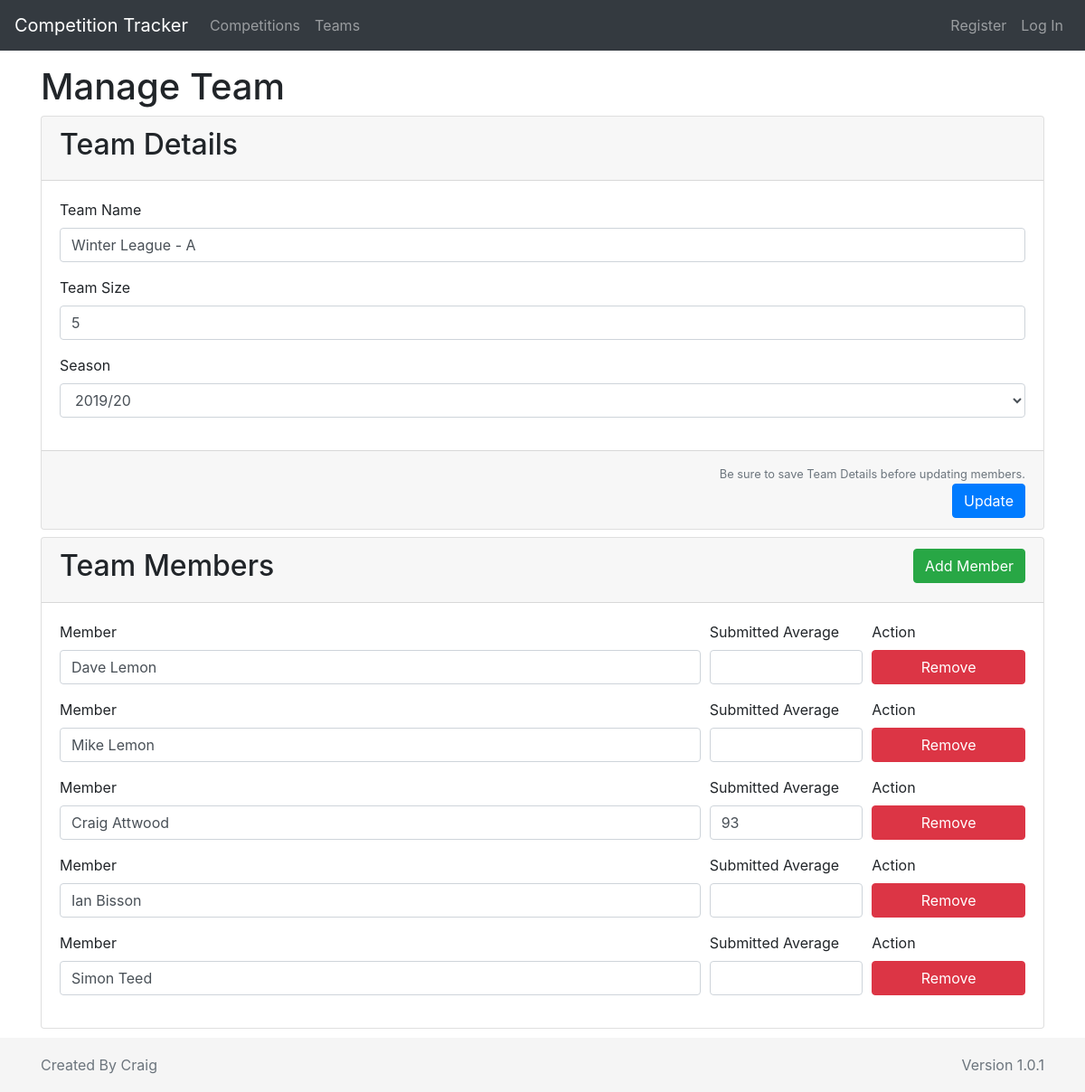
Page /teams/edit/1 on the committed database.
### tables this page shows
CREATE TABLE team (
    id INTEGER PRIMARY KEY AUTOINCREMENT,
    team_name TEXT NOT NULL,
    team_size INTEGER NULL,
    season TEXT NOT NULL
);

CREATE TABLE teamMembers (
    id INTEGER PRIMARY KEY AUTOINCREMENT,
    user_id INTEGER NOT NULL,
    team_id INTEGER NOT NULL
, submitted_avg DECIMAL);

CREATE TABLE user (
  id INTEGER PRIMARY KEY AUTOINCREMENT,
  first_name TEXT NOT NULL,
  surname TEXT NOT NULL,
  username TEXT UNIQUE NOT NULL,
  --password TEXT NOT NULL
  password TEXT,
  permission_level TEXT DEFAULT "user" NOT NULL
);

### winter_league/team.py (the view)
@bp.route('/edit/<int:id>' , methods=('GET', 'POST'))
def team_edit(id):
    db = get_db()
    users = db.execute('SELECT id, first_name, surname FROM user').fetchall()
    db.commit()
    if request.method == 'POST':
        print("Editing Team")
        team_name = request.form['team_name']
        team_size = request.form['team_size']
        season = request.form['season']
        cursor = db.cursor()
        cursor.execute(
            'UPDATE team'
            ' SET team_name = ?'
            ', team_size = ?'
            ', season = ?'
            ' WHERE id=?', (team_name, team_size, season, id)
        )
        db.commit()
        return redirect(url_for('team.index'))
    elif request.method == 'GET':
        team_details = db.execute(
            'SELECT '
            'team.id as team_id'
            ', team.team_name'
            ', team.team_size'
            ', team.season '
            ', teamMembers.id as tm_id'
            ', teamMembers.user_id'
            ', teamMembers.team_id'
            ', teamMembers.submitted_avg'
            ', user.id'
            ', user.first_name'
            ', user.surname '
            'FROM team'
            ' left join teamMembers '
            ' on team.id = teamMembers.team_id'
            ' left join user'
            ' on teamMembers.user_id = user.id'
            ' WHERE team.id =' + str(id)
        ).fetchall()
    return render_template('postal/edit_team.html', team_details=team_details, users=users)

### winter_league/auth.py (called while the page is built)
@bp.before_app_request
def load_logged_in_user():
    user_id = session.get('user_id')
    if user_id is None:
        g.user = None
    else:
        g.user = get_db().execute(
            'SELECT * FROM user WHERE id = ?', (user_id,)
        ).fetchone()

### winter_league/db.py (called while the page is built)
def get_db():
    if 'db' not in g:
        g.db = sqlite3.connect(
            current_app.config['DATABASE'],
            detect_types=sqlite3.PARSE_DECLTYPES
        )
        g.db.row_factory = sqlite3.Row
    return g.db

### winter_league/templates/postal/edit_team.html (shortened to what this page needs)
{% extends 'base.html' %}
{% block header %}
  <h1>{% block title %}Manage Team{% endblock %}</h1>
{% endblock %}
{% block content %}
  {% if team_details %}
  <div class="card mt-2">
    <div class="card-header">
      <h2 class="display-5">Team Details</h2>
    </div>
    <form method="post" id="team">
    <div class="card-body">
        <div class="form-group">
          <label for="team_name">Team Name</label>
          <input type="team_name" class="form-control" name="team_name" id="team_name" required value="{{team_details[0].team_name}}">
        </div>
        <div class="form-group">
          <label for="team_size">Team Size</label>
          <input type="number" class="form-control" name="team_size" id="team_size" required value="{{team_details[0].team_size}}">
        </div>
        <div class="form-group">
          <label for="season">Season</label>
            <select class="form-control member_selection" id="season" name="season">
                <option value="2019/20" {{ 'Selected' if team_details[0].season == '2019/20' }} >2019/20</option>
            </select>
        </div>
    </div>
    <div class="card-footer text-right">
      <small class="text-muted">Be sure to save Team Details before updating members.</small><br>
      <button class="btn btn-primary" type="submit">Update</button>
    </div>
      </form>
  </div>
  <div class="card mt-2 mb-2">
    <div class="card-header">
      <h2 class="display-5 float-left">Team Members</h2>
      <button class="btn btn-success float-right" type="button" data-toggle="modal" data-target="#add_new_member" role="button">Add Member</button>
    </div>
    <div class="card-body">
        {% for member in team_details %}
        {% if member.id %}
        <div id="members">
            <div class="form-row">
            <div class="form-group col-md-8">
                <label for="Member">Member</label>
                <input class="form-control" type="text" value="{{member.first_name}} {{member.surname}}">
            </div>
              <div class="form-group col-md-2">
                <label for="avg">Submitted Average</label>
                  <div class="input-group">
                  <input class="form-control round_input_field" id="avg" value="{{member.submitted_avg}}" type="number" step="0.01" onChange="show_save(this)">
              </div>
            </div>
            <div class="form-group col-md-2">
                <label>Action</label><br>
                <a href="{{url_for('team.remove_member', uid=member.id, tid=team_details[0].team_id)}}" class="btn btn-danger btn-block">Remove</a>
            </div>
            </div>
        </div>
        {% endif %}
        {% endfor %}
    </div>
  </div>
{% else %}
  No Details provided
{% endif %}
{% endblock %}

### rows in the picture
team: team_name "Winter League - A", team_size "5"
teamMembers: first_name "Dave Lemon"
teamMembers: first_name "Mike Lemon"
teamMembers: first_name "Craig Attwood", submitted_avg "93"
teamMembers: first_name "Ian Bisson"
teamMembers: first_name "Simon Teed"
